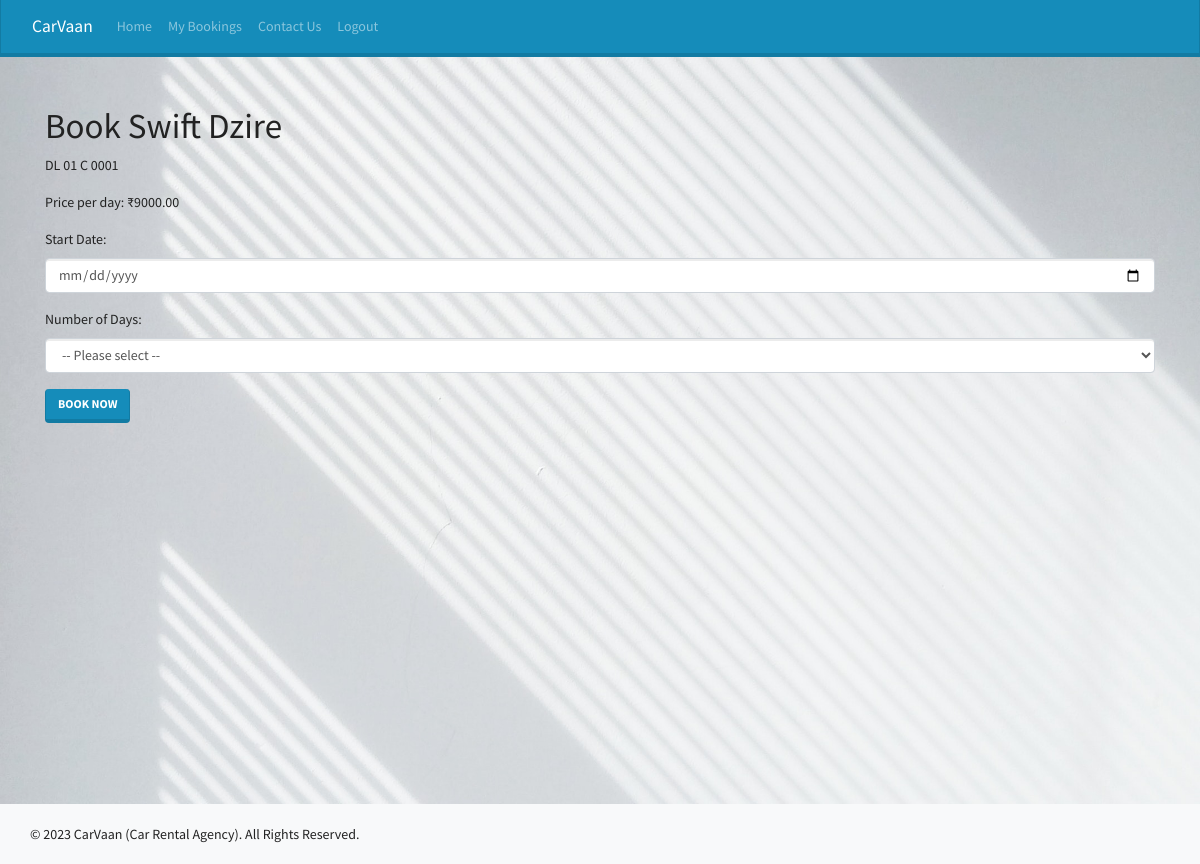
Page /client/booking.php?car_id=18 (signed in) on the committed database.
### tables this page shows
CREATE TABLE `cars` (
  `car_id` int(11) NOT NULL,
  `model` varchar(255) NOT NULL,
  `car_number` varchar(20) NOT NULL,
  `seating_capacity` int(11) NOT NULL,
  `rent_per_day` decimal(10,2) NOT NULL,
  `agency_id` int(11) NOT NULL,
  `status` tinyint(1) NOT NULL DEFAULT 1,
  `photo` varchar(255) NOT NULL DEFAULT 'C:\\xampp\\htdocs\\Car-Rental\\img\\'
);

### client/booking.php (the view, shortened to what this page needs)
<?php
require_once('../inc/db.php');
require_once('header.php');
$car_id = $_GET['car_id'];
$sql = "SELECT * FROM cars WHERE car_id = $car_id";
$result = mysqli_query($conn, $sql);
$car = mysqli_fetch_assoc($result);
?>
<!DOCTYPE html>
<html>
<head>
    <link rel="stylesheet" href="https://cdn.jsdelivr.net/npm/bootswatch@4.5.2/dist/lumen/bootstrap.min.css">
</head>
<body>
    <div class="container mt-5">
        <h1>Book <?php echo $car['model']; ?></h1>
        <p><?php echo $car['car_number']; ?></p>
        <p>Price per day: ₹<?php echo $car['rent_per_day']; ?></p>
        <form method="POST">
            <div class="form-group">
                <label for="start_date">Start Date:</label>
                <input type="date" class="form-control" id="start_date" name="start_date" required>
            </div>
            <div class="form-group">
                <label for="num_days">Number of Days:</label>
                <select class="form-control" id="num_days" name="num_days" required>
                    <option value="">-- Please select --</option>
                </select>
            </div>
            <button type="submit" class="btn btn-primary">Book Now</button>
        </form>
    </div>
</body>
</html>
<?php require_once("../inc/footer.php"); ?>

### client/booking.php (style rules this page uses)
body { background-image: url('../img/picture.jpg'); background-size: cover; background-position: center; }

### inc/footer.php (style rules this page uses)
html { position: relative; min-height: 100%; }
body { margin-bottom: 60px; }

### rows in the picture
cars: model "Swift Dzire", car_number "DL 01 C 0001", rent_per_day "9000.00"
